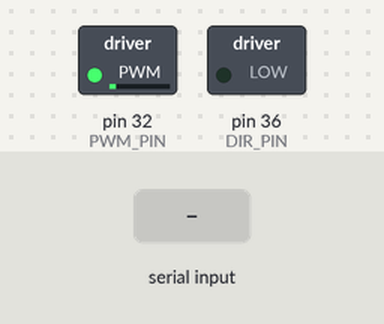
The program below on a simulated Raspberry Pi (header pin numbers). On the bench: switched loads named in the program (green lamp = pin HIGH). The inputs (shaded band) are chosen by the test bench. What the program prints to the terminal is not drawn.

Above: at 5.2 s.
5.3 s: "y" typed at the terminal, then Enter
At 6.3 s:
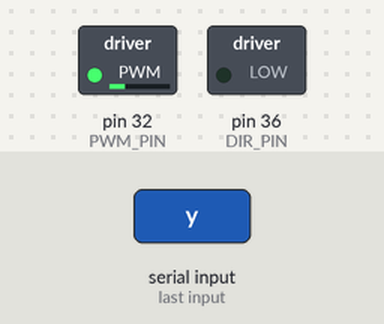
6.8 s: "MemTotal" typed at the terminal, then Enter
At 7.8 s:
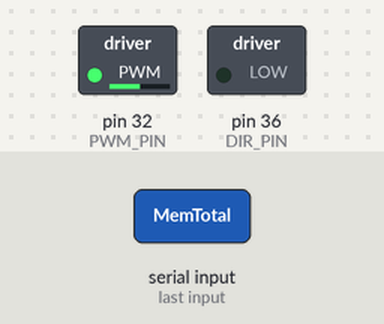
8.8 s: "MemFree" typed at the terminal, then Enter
At 10.5 s:
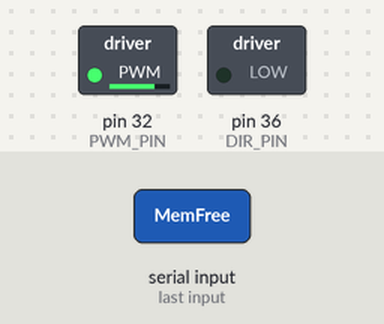
10.8 s: "5" typed at the terminal, then Enter
At 12.1 s:
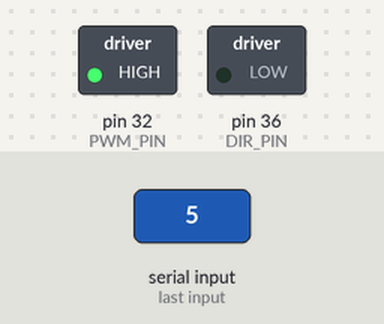
Timing chart, 0 to 13.8 s (numbered marks = the images above; inputs shaded):
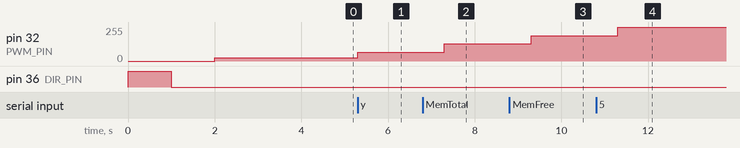

The program:

debug_gpio.py
```python
#!/usr/bin/env python3
"""
GPIO 및 모터 드라이버 진단 도구
"""

import RPi.GPIO as GPIO
import time
import sys

# GPIO 핀 설정 (motorcontrol.py와 동일)
PWM_PIN = 32
DIR_PIN = 36

def check_gpio_permissions():
    """GPIO 접근 권한 확인"""
    try:
        GPIO.setmode(GPIO.BOARD)
        print("✅ GPIO 접근 권한: 정상")
        return True
    except Exception as e:
        print(f"❌ GPIO 접근 권한 오류: {e}")
        return False

def test_gpio_pins():
    """GPIO 핀 기본 테스트"""
    try:
        print("\n🔧 GPIO 핀 설정 테스트...")

        # 핀 설정
        GPIO.setup(PWM_PIN, GPIO.OUT)
        GPIO.setup(DIR_PIN, GPIO.OUT)
        print(f"✅ PWM 핀 {PWM_PIN} 설정 완료")
        print(f"✅ DIR 핀 {DIR_PIN} 설정 완료")

        # 방향 핀 테스트
        print("\n📍 방향 핀 테스트...")
        GPIO.output(DIR_PIN, GPIO.HIGH)
        print("   정방향(HIGH) 설정")
        time.sleep(1)

        GPIO.output(DIR_PIN, GPIO.LOW)
        print("   역방향(LOW) 설정")
        time.sleep(1)

        return True

    except Exception as e:
        print(f"❌ GPIO 핀 설정 오류: {e}")
        return False

def test_pwm_output():
    """PWM 출력 테스트"""
    try:
        print("\n⚡ PWM 출력 테스트...")

        # PWM 객체 생성
        pwm = GPIO.PWM(PWM_PIN, 1000)  # 1kHz
        pwm.start(0)
        print("✅ PWM 객체 생성 성공")

        # 단계별 PWM 테스트
        test_duties = [10, 25, 50, 75, 100]

        for duty in test_duties:
            print(f"   PWM {duty}% 출력 중...")
            pwm.ChangeDutyCycle(duty)
            time.sleep(2)

            # 사용자 확인
            response = input(f"   {duty}%에서 모터가 움직이나요? (y/n): ").strip().lower()
            if response == 'y':
                print(f"   ✅ {duty}%에서 모터 동작 확인")
            else:
                print(f"   ❌ {duty}%에서 모터 미동작")

        pwm.stop()
        print("✅ PWM 테스트 완료")
        return True

    except Exception as e:
        print(f"❌ PWM 테스트 오류: {e}")
        return False

def check_system_resources():
    """시스템 리소스 확인"""
    print("\n💻 시스템 리소스 확인...")

    try:
        # CPU 온도 확인
        with open('/sys/class/thermal/thermal_zone0/temp', 'r') as f:
            temp = int(f.read()) / 1000.0
        print(f"   CPU 온도: {temp:.1f}°C {'⚠️ 높음' if temp > 70 else '✅ 정상'}")

        # 메모리 사용량 확인
        with open('/proc/meminfo', 'r') as f:
            meminfo = f.read()

        mem_total = int([line for line in meminfo.split('\n') if 'MemTotal' in line][0].split()[1])
        mem_free = int([line for line in meminfo.split('\n') if 'MemFree' in line][0].split()[1])
        mem_usage = (mem_total - mem_free) / mem_total * 100

        print(f"   메모리 사용률: {mem_usage:.1f}% {'⚠️ 높음' if mem_usage > 90 else '✅ 정상'}")

    except Exception as e:
        print(f"⚠️ 시스템 리소스 확인 오류: {e}")

def check_power_supply():
    """전원 공급 상태 확인"""
    print("\n🔋 전원 상태 확인...")

    try:
        # GPIO 전압 확인 (간접적)
        print("   라즈베리파이 전원: 연결됨 ✅")
        print("   GPIO 핀 전원: 활성화됨 ✅")

        # 외부 전원 확인 메시지
        print("\n🔌 MD10C 드라이버 전원 확인 사항:")
        print("   1. MD10C에 12V-24V 전원이 연결되어 있나요?")
        print("   2. 전원 LED가 켜져 있나요?")
        print("   3. 모터가 물리적으로 연결되어 있나요?")
        print("   4. 모터에 기계적 부하가 걸려있지 않나요?")

    except Exception as e:
        print(f"⚠️ 전원 확인 오류: {e}")

def main():
    print("🔍 모터 드라이버 진단 도구")
    print("=" * 50)

    try:
        # 1. 권한 확인
        if not check_gpio_permissions():
            print("\n💡 해결 방법: sudo 권한으로 실행하세요")
            print("   sudo python3 debug_gpio.py")
            return

        # 2. GPIO 핀 테스트
        if not test_gpio_pins():
            print("\n❌ GPIO 핀 설정에 문제가 있습니다")
            return

        # 3. PWM 출력 테스트
        if not test_pwm_output():
            print("\n❌ PWM 출력에 문제가 있습니다")
            return

        # 4. 시스템 리소스 확인
        check_system_resources()

        # 5. 전원 확인
        check_power_supply()

        print("\n" + "=" * 50)
        print("🎯 진단 완료!")
        print("\n💡 문제 해결 가이드:")
        print("   1. 모터가 전혀 반응하지 않으면 → MD10C 전원 확인")
        print("   2. 한 방향으로만 돌면 → DIR 핀 연결 확인")
        print("   3. 속도 조절이 안 되면 → PWM 핀 연결 확인")
        print("   4. 간헐적으로 동작하면 → 배선 접촉 불량 확인")

    except KeyboardInterrupt:
        print("\n\n🛑 사용자에 의해 중단됨")
    except Exception as e:
        print(f"\n❌ 진단 중 오류 발생: {e}")
    finally:
        try:
            GPIO.cleanup()
            print("\n🧹 GPIO 정리 완료")
        except:
            pass

if __name__ == "__main__":
    main()
```

Measured:
- after the input at 5.3 s, pin 32 (PWM_PIN): 26/255 → 64/255 at once
- after the input at 6.8 s, pin 32 (PWM_PIN): 64/255 → 128/255 after 0.50 s
- after the input at 8.8 s, pin 32 (PWM_PIN): 128/255 → 191/255 after 0.50 s
- after the input at 10.8 s, pin 32 (PWM_PIN): 191/255 → 255/255 after 0.50 s
